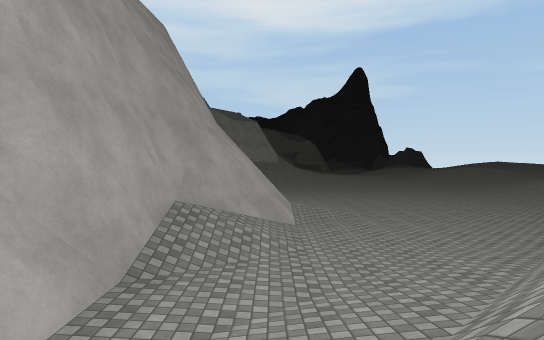
[1] (above)

12 first-person views from a walk through a scene from a Unity 3-D project. The camera is 1.2 m above the floor, looks level and sees 75° across. The floor is counted in squares, 2 m on a side. Each view is taken from the middle of a square. On the plan, view 1 faces up. The plan holds only what a view shows up to about 10 squares ahead; the rest is blank. The place goes on beyond the plan. Surface patterns are stand-ins for the level's own textures.

[2]
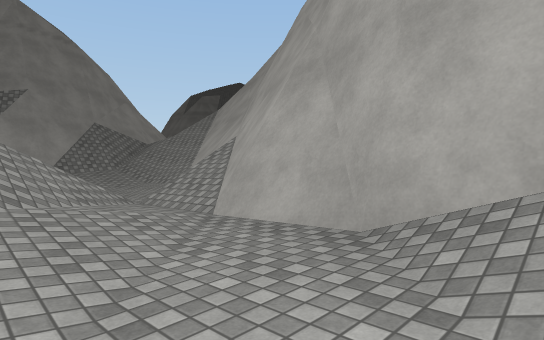

[3]
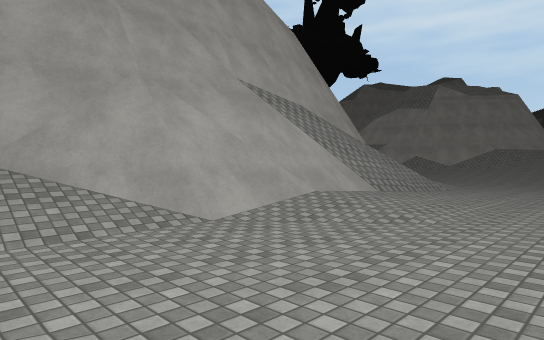

[4]
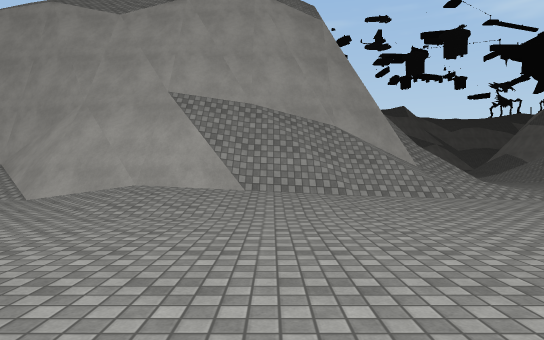

[5]
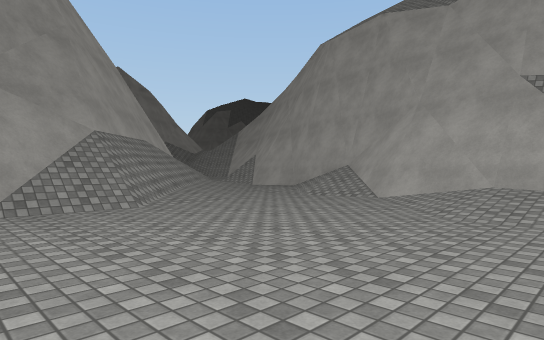

[6]
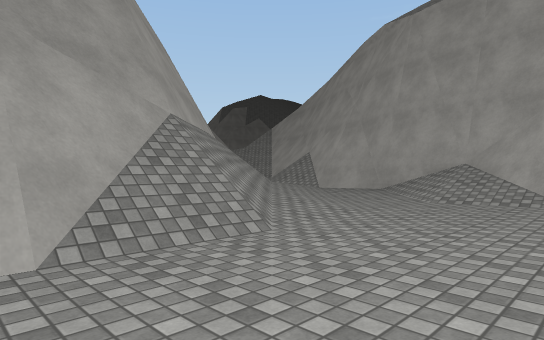

[7]
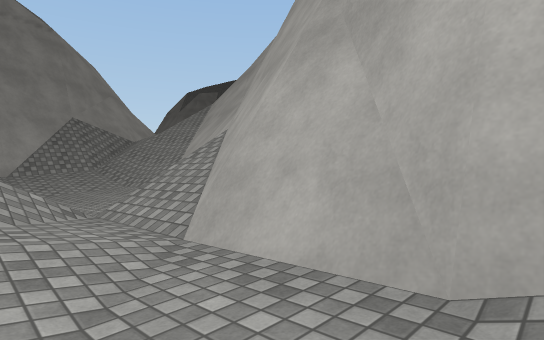

[8]
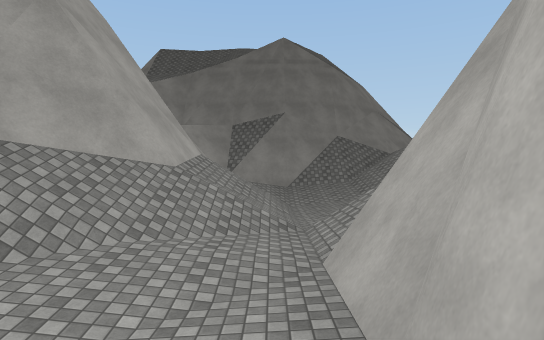

[9]
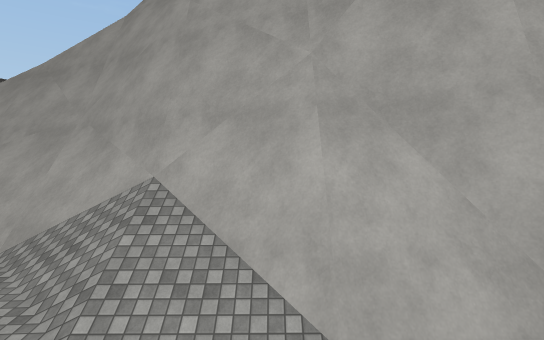

[10]
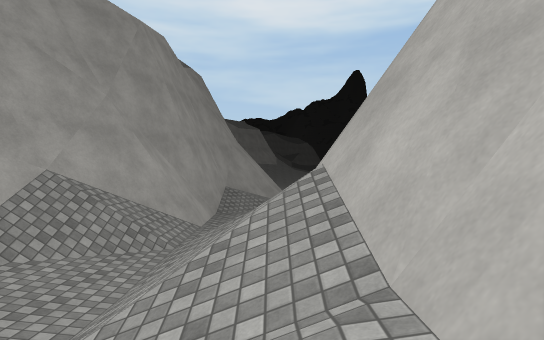

[11]
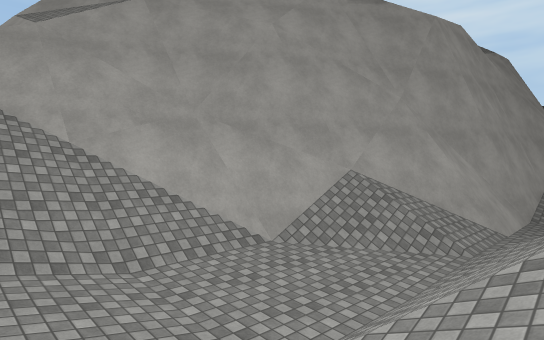

[12]
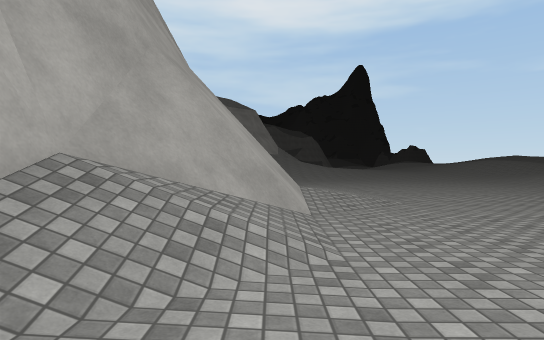

### Floor plan
Key: @ floor where view 1 was taken; # wall or solid block; . main floor; : floor 0.25 m higher than the main floor; + floor 0.5 m higher than the main floor; * floor 0.75 m higher than the main floor; % floor 1 m higher than the main floor; & floor 1.25 m higher than the main floor; $ floor 2 m higher than the main floor; / step, stairs or slope.
Columns run from 8 left of view 1 to 7 right of it. Each row starts with its distance up from view 1.
 18       :.
 17       /++..
 16       /%+..
 15       #//....
 14       #//:....
 13       #//:......
 12       #//+......
 11       #/#+:.....
 10       ###+:.....
  9         #+......
  8       ###.......
  7       ##/.......
  6       #//.......
  5       #//...//##
  4       #/..://##
  3       #..://###
  2      ##.+//##
  1     ##/://##
  0     #$//@##
 -1     #////#
 -2   ###/://#
 -3  ###/+.//#
 -4 ###//+.//#
 -5 ##///*+//#
 -6     /**/&
 -7      /##
 -8       #

Positions as (right, up) in squares from view 1, and headings:
1: (0, 0), facing up
2: (1, 5), facing down-left
3: (4, 5), facing up-left
4: (7, 12), facing left
5: (7, 11), facing down-left
6: (7, 8), facing down-left
7: (0, 4), facing down-left
8: (-1, 5), facing down
9: (1, 1), facing left
10: (0, -6), facing up
11: (0, -6), facing up-left
12: (0, 3), facing up
